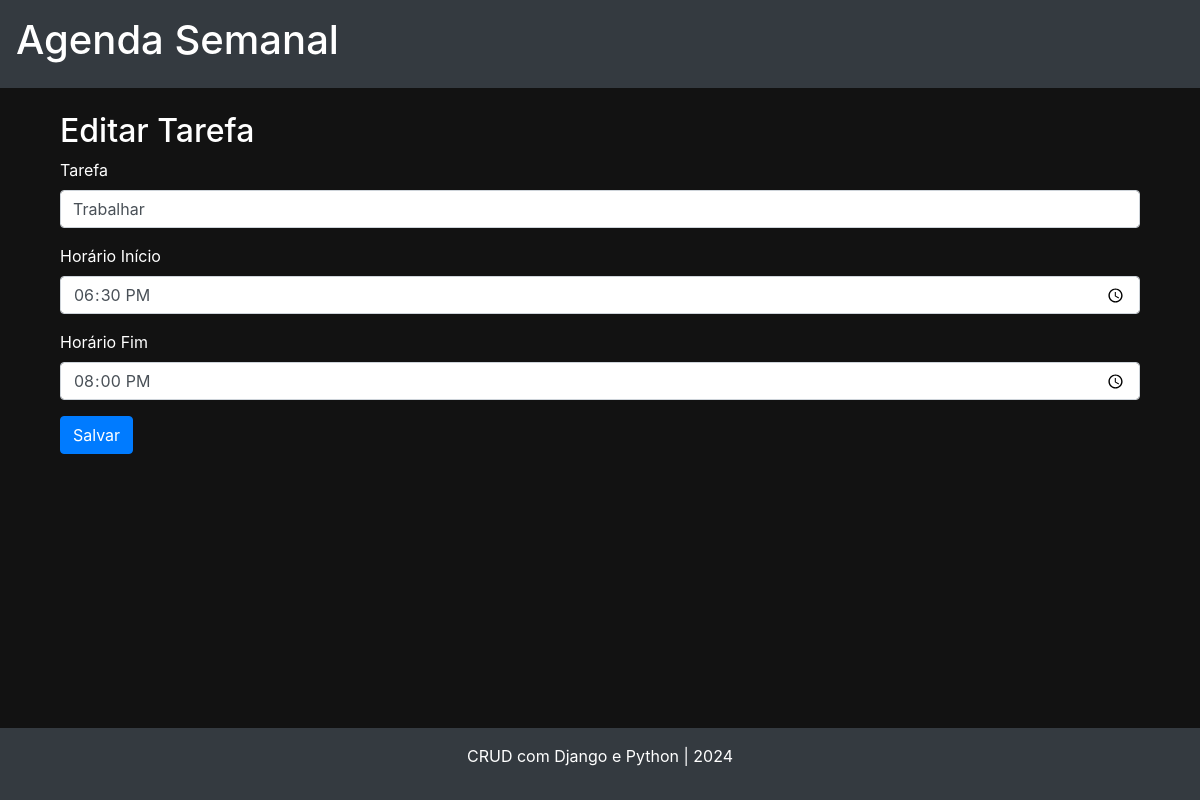
The app's page /editar/4/ (signed in) with its own data.
### core/models.py (models this page shows, shortened)
class Tarefa(models.Model):
    DIA_CHOICES = [
        ('segunda', 'Segunda-feira'),
        ('terca', 'Terça-feira'),
        ('quarta', 'Quarta-feira'),
        ('quinta', 'Quinta-feira'),
        ('sexta', 'Sexta-feira'),
        ('sabado', 'Sábado'),
        ('domingo', 'Domingo'),
    ]
    dia = models.CharField(max_length=10, choices=DIA_CHOICES)
    tarefa = models.CharField(max_length=255)
    horario_inicio = models.TimeField()
    horario_fim = models.TimeField()
    user = models.ForeignKey(User, on_delete=models.CASCADE)

### core/views.py (the view, shortened to what this page needs)
# urls.py: path('editar/<int:id>/', editar_tarefa, name='editar_tarefa'),
@login_required
def editar_tarefa(request, id):
    tarefa = get_object_or_404(Tarefa, id=id, user=request.user)
    context = {'tarefa': tarefa}
    return render(request, "editar_tarefa.html", context)

### templates/editar_tarefa.html (shortened to what this page needs)
{% extends 'base.html' %}
{% block content %}
<div class="container">
    <h2>Editar Tarefa</h2>
    <form method="POST">
        <div class="mb-3">
            <label for="tarefa" class="form-label">Tarefa</label>
            <input type="text" class="form-control" id="tarefa" name="tarefa" value="{{ tarefa.tarefa }}">
        </div>
        <div class="mb-3">
            <label for="horario_inicio" class="form-label">Horário Início</label>
            <input type="time" class="form-control" id="horario_inicio" name="horario_inicio" value="{{ tarefa.horario_inicio }}">
        </div>
        <div class="mb-3">
            <label for="horario_fim" class="form-label">Horário Fim</label>
            <input type="time" class="form-control" id="horario_fim" name="horario_fim" value="{{ tarefa.horario_fim }}">
        </div>
        <button type="submit" class="btn btn-primary">Salvar</button>
    </form>
</div>
{% endblock %}

### static/css/styles.css (style rules this page uses)
html, body { height: 100%; margin: 0; }
body { display: flex; flex-direction: column; }
body { background-color: #121212; color: #ffffff; }

### records on screen
Tarefa: tarefa "Trabalhar", horario_inicio "18:30", horario_fim "20:00"
